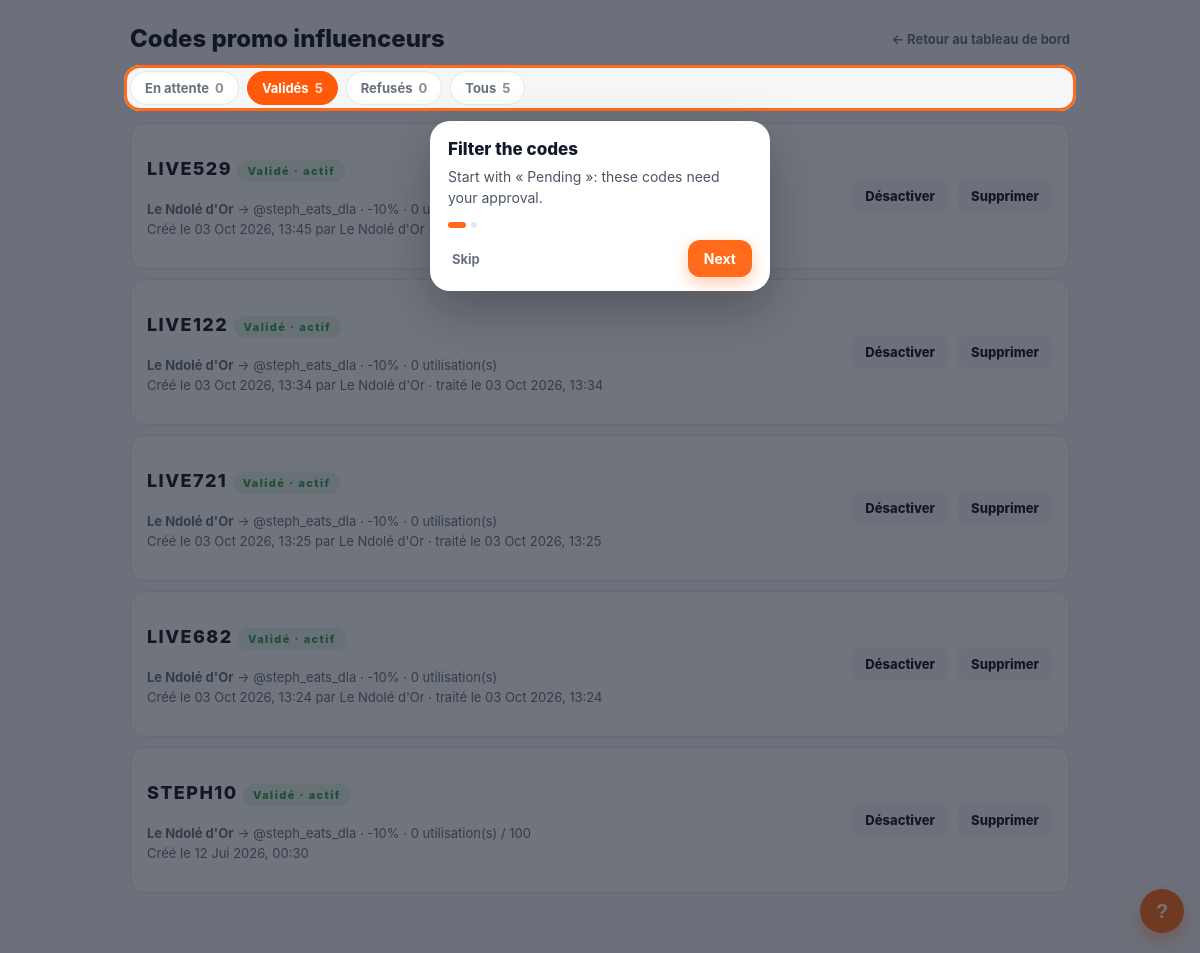
The page /tableau-admin/codes/?status=approved (signed in) on the database its author committed.
### apps/promotions/models.py (models this page shows, shortened)
class PromoCode(TimeStampedModel):
    class Status(models.TextChoices):
        PENDING = "pending", "En attente de validation"
        APPROVED = "approved", "Validé"
        REJECTED = "rejected", "Refusé"
    influencer = models.ForeignKey(InfluencerProfile, on_delete=models.CASCADE,
                                   related_name="codes")
    restaurant = models.ForeignKey(Restaurant, on_delete=models.CASCADE,
                                   related_name="promo_codes")
    created_by = models.ForeignKey(settings.AUTH_USER_MODEL, on_delete=models.SET_NULL,
                                   null=True, blank=True, related_name="created_promo_codes")
    code = models.CharField(max_length=24, unique=True)
    percent = models.PositiveSmallIntegerField(default=10, help_text="Rabais en %")
    status = models.CharField(max_length=10, choices=Status.choices, default=Status.PENDING,
                              db_index=True)
    validated_by = models.ForeignKey(settings.AUTH_USER_MODEL, on_delete=models.SET_NULL,
                                     null=True, blank=True, related_name="validated_promo_codes")
    validated_at = models.DateTimeField(null=True, blank=True)
    rejection_reason = models.CharField(max_length=160, blank=True)
    is_active = models.BooleanField(default=True, help_text="Desactivation manuelle par l'equipe")
    starts_at = models.DateTimeField(default=timezone.now)
    ends_at = models.DateTimeField(null=True, blank=True)
    max_uses = models.PositiveIntegerField(default=0, help_text="0 = illimite")
    uses = models.PositiveIntegerField(default=0)
    class Meta:
        ordering = ["-created_at"]

class InfluencerProfile(TimeStampedModel):
    user = models.OneToOneField(settings.AUTH_USER_MODEL, on_delete=models.CASCADE,
                                related_name="influencer_profile")
    handle = models.CharField(max_length=80, blank=True)
    bio = models.TextField(blank=True)
    followers = models.PositiveIntegerField(default=0)
    reach_score = models.DecimalField(max_digits=4, decimal_places=1, default=0)
    total_redemptions = models.PositiveIntegerField(default=0)
    total_revenue = models.PositiveBigIntegerField(default=0, help_text="CA genere (FCFA)")

### apps/restaurants/models.py (models this page shows, shortened)
class Restaurant(TimeStampedModel):
    owner = models.ForeignKey(
        settings.AUTH_USER_MODEL, on_delete=models.CASCADE, related_name="restaurants")
    name = models.CharField(max_length=140)
    slug = models.SlugField(max_length=160, unique=True, blank=True)
    share_token = models.CharField(max_length=22, unique=True, blank=True, db_index=True)
    tagline = models.CharField(max_length=60, blank=True,
                               help_text="Badge ex: Cuisine Locale / Premium")
    bio = models.TextField(blank=True, help_text="Description / bio du restaurant")
    logo = models.ImageField(upload_to="restaurants/logos/", blank=True, null=True)
    cover_image = models.ImageField(upload_to="restaurants/covers/", blank=True, null=True)
    sector = models.ForeignKey(Sector, on_delete=models.SET_NULL, null=True, blank=True,
                               related_name="restaurants", help_text="Secteur d'activite")
    neighborhood = models.CharField(max_length=80, blank=True,
                                    help_text="Quartier ex: Bonanjo, Akwa, Bonapriso, Bali")
    city = models.CharField(max_length=80, default="Douala")
    address = models.CharField(max_length=255, blank=True)
    lat = models.FloatField(null=True, blank=True)
    lng = models.FloatField(null=True, blank=True)
    delivery_fee = models.PositiveIntegerField(default=500, help_text="Frais livraison en FCFA")
    delivery_time_min = models.PositiveSmallIntegerField(default=20)
    delivery_time_max = models.PositiveSmallIntegerField(default=40)
    max_orders_per_day = models.PositiveIntegerField(
        default=0, help_text="Nombre maximum de commandes acceptees par jour (0 = illimite)")
    brand_color = models.CharField(max_length=9, default="#FF6B1A")
    accent_color = models.CharField(max_length=9, default="#FFF1E8")
    is_pro = models.BooleanField(default=False, help_text="Badge Pro")
    is_premium = models.BooleanField(default=False)
    is_featured = models.BooleanField(default=False, help_text="A la une")
    is_active = models.BooleanField(default=True)
    rating = models.DecimalField(max_digits=3, decimal_places=1, default=0)
    rating_count = models.PositiveIntegerField(default=0)
    orders_count = models.PositiveIntegerField(default=0)
    phone = models.CharField(max_length=20, blank=True)
    opening_hours = models.JSONField(default=default_opening_hours, blank=True)
    is_temporarily_closed = models.BooleanField(
        default=False, help_text="Fermeture exceptionnelle : plus aucune commande acceptee")
    closure_note = models.CharField(max_length=120, blank=True,
                                    help_text="Message affiche aux clients pendant la fermeture")
    class Meta:
        ordering = ["-is_featured", "-rating"]
        indexes = [models.Index(fields=["slug"]), models.Index(fields=["share_token"])]

### apps/accounts/models.py (models this page shows, shortened)
class User(AbstractUser):
    class Role(models.TextChoices):
        CLIENT = "client", "Client"
        RESTAURANT = "restaurant", "Restaurant"
        DRIVER = "driver", "Livreur"
        INFLUENCER = "influencer", "Influenceur"
        ADMIN = "admin", "Administrateur"
    role = models.CharField(max_length=20, choices=Role.choices, default=Role.CLIENT)
    phone = models.CharField(max_length=20, blank=True)
    avatar = models.ImageField(upload_to="avatars/", blank=True, null=True)
    city = models.CharField(max_length=80, default="Douala")
    address = models.CharField(max_length=255, blank=True)
    lat = models.FloatField(null=True, blank=True)
    lng = models.FloatField(null=True, blank=True)
    is_verified = models.BooleanField(default=False)
    created_at = models.DateTimeField(auto_now_add=True)
    @property
    def display_name(self):
        return self.get_full_name() or self.username

### apps/promotions/views.py (the view)
# urls.py: path("tableau-admin/codes/", views.admin_promo_codes, name="admin_promo_codes"),
@user_passes_test(_is_admin, login_url="/connexion/")
def admin_promo_codes(request):
    status = request.GET.get("status", PromoCode.Status.PENDING)
    if status not in PromoCode.Status.values and status != "all":
        status = PromoCode.Status.PENDING
    codes = PromoCode.objects.select_related("restaurant", "influencer__user", "created_by")
    counts = {row["status"]: row["n"] for row in codes.values("status").annotate(n=Count("id"))}
    if status != "all":
        codes = codes.filter(status=status)
    context = {
        "codes": codes[:200],
        "status": status,
        "counts": {
            "pending": counts.get(PromoCode.Status.PENDING, 0),
            "approved": counts.get(PromoCode.Status.APPROVED, 0),
            "rejected": counts.get(PromoCode.Status.REJECTED, 0),
            "all": sum(counts.values()),
        },
        "tabs": [("pending", "En attente", counts_out("pending", counts)),
                 ("approved", "Validés", counts_out("approved", counts)),
                 ("rejected", "Refusés", counts_out("rejected", counts)),
                 ("all", "Tous", sum(counts.values()))],
    }
    return render(request, "admin_dashboard/promo_codes.html", context)

### apps/core/context_processors.py (called while the page is built)
def brand(request):
    unread = active_orders = 0
    if request.user.is_authenticated:
        unread = request.user.notifications.filter(is_read=False).count()
        active_orders = request.user.orders.exclude(status__in=["delivered", "cancelled"]).count()
    cart = request.session.get("cart", {}) if hasattr(request, "session") else {}
    return {
        "BRAND_NAME": "ONE EAT",
        "CURRENCY": settings.CURRENCY,
        "DEFAULT_CITY": settings.DEFAULT_CITY,
        "DOUALA_CENTER": settings.DOUALA_CENTER,
        "VAPID_PUBLIC_KEY": settings.VAPID_PUBLIC_KEY,
        "unread_notifications": unread,
        "active_order_count": active_orders,
        "cart_count": sum(i.get("qty", 0) for i in cart.values()),
    }

### apps/core/views.py (called while the page is built)
def _is_admin(user):
    return user.is_authenticated and (user.is_staff or user.role == User.Role.ADMIN)

### apps/promotions/views.py (called while the page is built)
def counts_out(key, counts):
    return counts.get(key, 0)

### templates/admin_dashboard/promo_codes.html (shortened to what this page needs)
{% load humanize static %}
<!DOCTYPE html>
<html lang="fr">
<head>
</head>
<body data-oe-role="admin">
<div class="wrap">
  <div class="top">
    <h1>Codes promo influenceurs</h1>
    <a class="back" href="{% url 'core:admin_dashboard' %}">← Retour au tableau de bord</a>
  </div>
  <nav class="tabs">
    {% for key, label, n in tabs %}
    <a class="tab {% if status == key %}on{% endif %}" href="?status={{ key }}">{{ label }}<b>{{ n }}</b></a>
    {% endfor %}
  </nav>
  <div class="list">
    {% for c in codes %}
    <article class="card">
      <div>
        <p class="code">{{ c.code }}
          {% if c.status == 'pending' %}<span class="badge b-pending">En attente</span>
          {% elif c.status == 'approved' and c.is_active %}<span class="badge b-approved">Validé · actif</span>
          {% elif c.status == 'approved' %}<span class="badge b-off">Validé · désactivé</span>
          {% else %}<span class="badge b-rejected">Refusé</span>{% endif %}
        </p>
        <p class="meta">
          <strong>{{ c.restaurant.name }}</strong> → {{ c.influencer.handle|default:c.influencer.user.display_name }}
          · -{{ c.percent }}% · {{ c.uses }} utilisation(s){% if c.max_uses %} / {{ c.max_uses }}{% endif %}
          <br>Créé le {{ c.created_at|date:"d M Y, H:i" }}{% if c.created_by %} par {{ c.created_by.display_name }}{% endif %}
          {% if c.validated_at %} · traité le {{ c.validated_at|date:"d M Y, H:i" }}{% endif %}
        </p>
      </div>
      <div class="actions">
        {% if c.status == 'pending' %}
        <form method="post" action="{% url 'promotions:promo_code_review' c.id 'approve' %}">{% csrf_token %}<input type="hidden" name="status" value="{{ status }}"><button class="btn ok">Valider</button></form>
        <form method="post" action="{% url 'promotions:promo_code_review' c.id 'reject' %}" style="width:100%">{% csrf_token %}<input type="hidden" name="status" value="{{ status }}">
          <div class="reason"><input name="reason" placeholder="Motif du refus (optionnel)" maxlength="160"><button class="btn no">Refuser</button></div></form>
        {% elif c.status == 'approved' %}
        <form method="post" action="{% url 'promotions:promo_code_review' c.id 'toggle' %}">{% csrf_token %}<input type="hidden" name="status" value="{{ status }}"><button class="btn neutral">{% if c.is_active %}Désactiver{% else %}Réactiver{% endif %}</button></form>
        {% endif %}
        <form method="post" action="{% url 'promotions:promo_code_review' c.id 'delete' %}" onsubmit="return confirm('Supprimer définitivement ce code ?')">{% csrf_token %}<input type="hidden" name="status" value="{{ status }}"><button class="btn neutral">Supprimer</button></form>
      </div>
    </article>
    {% empty %}
    <p class="empty">Aucun code dans cette liste.</p>
    {% endfor %}
  </div>
</div>
</body>
</html>

### templates/admin_dashboard/promo_codes.html (style rules this page uses)
:root { --brand:#ff5a0a; --brand-soft:#fff2eb; --ink:#15191f; --muted:#69717d; --line:#e4e7eb; --surface:#ffffff; --canvas:#f5f6f8; --green:#2d9d4f; --amber:#f2a719; --red:#e83838; }
* { box-sizing: border-box; }
body { margin:0; color:var(--ink); background:var(--canvas); font-family: Inter, ui-sans-serif, system-ui, -apple-system, "Segoe UI", sans-serif; }
a { color:inherit; text-decoration:none; }
.wrap { max-width: 980px; margin: 0 auto; padding: 24px 20px 60px; }
.top { display:flex; align-items:center; justify-content:space-between; gap:12px; flex-wrap:wrap; }
.top h1 { margin:0; font-size:24px; font-weight:800; }
.back { font-size:13px; font-weight:700; color:var(--muted); }
.tabs { display:flex; gap:8px; margin-top:18px; flex-wrap:wrap; }
.tab { padding:8px 14px; border-radius:999px; border:1px solid var(--line); background:var(--surface); font-size:13px; font-weight:700; color:var(--muted); }
.tab.on { background:var(--brand); border-color:var(--brand); color:#fff; }
.tab b { margin-left:6px; opacity:.8; }
.list { margin-top:18px; display:grid; gap:10px; }
.card { background:var(--surface); border:1px solid var(--line); border-radius:16px; padding:16px; display:grid; grid-template-columns: 1fr auto; gap:14px; align-items:center; }
.code { font-size:18px; font-weight:800; letter-spacing:.08em; }
.meta { font-size:13px; color:var(--muted); margin-top:4px; line-height:1.5; }
.badge { display:inline-block; font-size:11px; font-weight:800; padding:4px 10px; border-radius:999px; }
.b-approved { background:#e6f6ec; color:var(--green); }
.actions { display:flex; gap:8px; flex-wrap:wrap; justify-content:flex-end; }
button.btn { border:0; border-radius:10px; padding:9px 14px; font:inherit; font-size:13px; font-weight:800; cursor:pointer; }
.neutral { background:var(--canvas); color:var(--ink); border:1px solid var(--line); }

### rows shown on the page
PromoCode: code "LIVE529", status "Validé · actif", restaurant.name "Le Ndolé d'Or", influencer.handle "@steph_eats_dla", percent "10", uses "0", created_at "03 Oct 2026, 13:45", created_by.display_name "Le Ndolé d'Or", is_active "Désactiver"
PromoCode: code "LIVE122", status "Validé · actif", restaurant.name "Le Ndolé d'Or", influencer.handle "@steph_eats_dla", percent "10", uses "0", created_at "03 Oct 2026, 13:34", created_by.display_name "Le Ndolé d'Or", validated_at "03 Oct 2026, 13:34", is_active "Désactiver"
PromoCode: code "LIVE721", status "Validé · actif", restaurant.name "Le Ndolé d'Or", influencer.handle "@steph_eats_dla", percent "10", uses "0", created_at "03 Oct 2026, 13:25", created_by.display_name "Le Ndolé d'Or", validated_at "03 Oct 2026, 13:25", is_active "Désactiver"
PromoCode: code "LIVE682", status "Validé · actif", restaurant.name "Le Ndolé d'Or", influencer.handle "@steph_eats_dla", percent "10", uses "0", created_at "03 Oct 2026, 13:24", created_by.display_name "Le Ndolé d'Or", validated_at "03 Oct 2026, 13:24", is_active "Désactiver"
PromoCode: code "STEPH10", status "Validé · actif", restaurant.name "Le Ndolé d'Or", influencer.handle "@steph_eats_dla", percent "10", uses "0", max_uses "100", created_at "12 Jui 2026, 00:30", is_active "Désactiver"

### other values the page prints
{{ label }} "En attente" "Validés" "Refusés" "Tous"
{{ n }} "0" "5" "0" "5"
